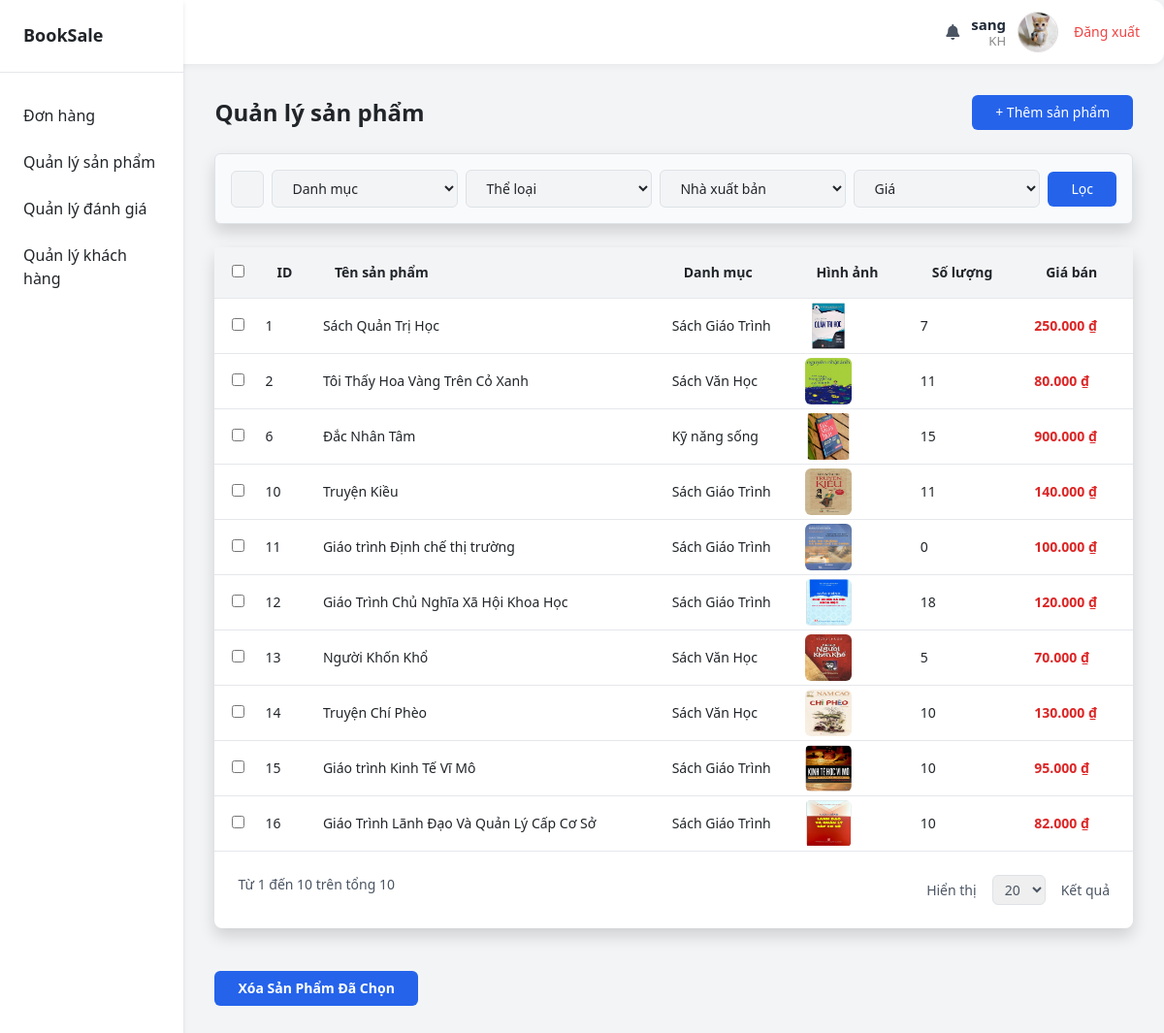
/emp/product (signed in), run on an earlier commit of the app's database.
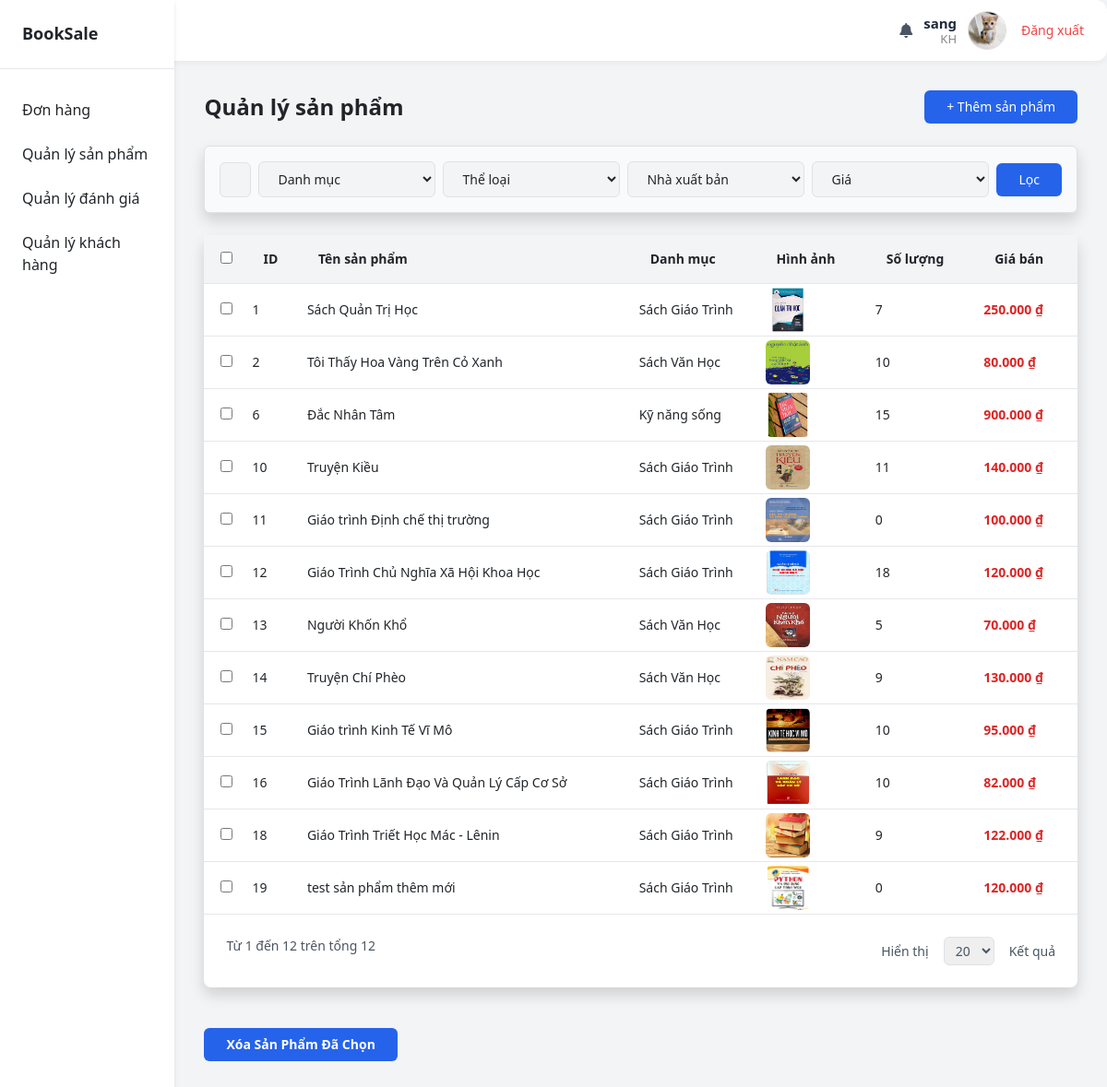
And on a later commit of the database.
### booksale_app/models.py (models this page shows, shortened)
class Product(models.Model):
    product_name = models.CharField(
        max_length = 255,
        blank=False, null=False,
        help_text = "Tên sản phẩm"
    )
    description = models.TextField(
        blank=False, null=False,
        help_text = "Mô tả"
    )
    image = models.ImageField(upload_to='products/', null=True, blank=True)
    cost_price = models.DecimalField(
        max_digits=10,
        decimal_places=3
    )
    sell_price = models.DecimalField(
        max_digits=10,
        decimal_places=3
    )
    quantity = models.PositiveIntegerField(default=0)
    publisher = models.ForeignKey(
        Publisher,
        on_delete=models.CASCADE
    )
    category = models.ForeignKey(
        Category,
        on_delete=models.CASCADE
    )
    genre = models.ManyToManyField(
        'Genre',
        through="Genre_Item")
    cart = models.ManyToManyField(
        'Cart',
        through='Cart_Item'
    )
    order = models.ManyToManyField(
        'Order',
         through="Order_Item"
    )

class Category(models.Model):
    category_name = models.CharField(
        max_length = 255,
        blank=False, null=False,
        help_text = "Tên danh mục"
    )
    description = models.TextField(
        blank=False, null=False,
        help_text = "Mô tả"
    )
    created_at = models.DateTimeField(
        auto_now_add=True
    )
    updated_at = models.DateTimeField(
        auto_now_add=True
    )

### booksale_app/views/admin_view/sanpham.py (the view)
# urls.py: path('emp/product', views.product_list, name='product_list'),
@login_required(login_url='login')
def product_list(request):
    products = Product.objects.all()
    categories = Category.objects.all()
    genres = Genre.objects.all()
    publishers = Publisher.objects.all()
    search = request.GET.get('search', '')
    if search:
        products = products.filter(product_name__icontains=search)
    category = request.GET.get('category', '')
    if category:
        products = products.filter(category_id=category)
    genre = request.GET.get('genre', '')
    if genre:
        products = products.filter(genre__id=genre)
    publisher = request.GET.get('publisher', '')
    if publisher:
        products = products.filter(publisher_id=publisher)
    price_range = request.GET.get('price_range')
    if price_range == "1":
        products = products.filter(sell_price__lt=100000)
    elif price_range == "2":
        products = products.filter(sell_price__gte=100000, sell_price__lte=200000)
    elif price_range == "3":
        products = products.filter(sell_price__gt=200000)
    context = {
        'products': products,
        'categories': categories,
        'genres': genres,
        'publishers': publishers,
    }
    return render(request, 'admin_temp/product/product_list.html', context)

### booksale_app/context_processors.py (called while the page is built)
def categories_and_cart(request):
    context = {
        'categories': Category.objects.all()[:3],  # Lấy 3 categories đầu tiên cho menu
        'cart_count': 0
    }
    if request.user.is_authenticated:
        try:
            customer = Customer.objects.get(user=request.user)
            cart = Cart.objects.filter(customer=customer).first()
            if cart:
                cart_count = Cart_Item.objects.filter(cart=cart).aggregate(
                    total=Sum('quantity')
                )['total'] or 0
                context['cart_count'] = int(cart_count) if cart_count else 0
        except (Customer.DoesNotExist, AttributeError):
            context['cart_count'] = 0
    return context

def global_user_context(request):
    user = request.user
    is_kh = False
    role = None
    if user.is_authenticated:
        is_kh = user.groups.filter(name="KH").exists()
        if user.groups.filter(name="NVBH").exists():
            role = "NVBH"
        elif user.groups.filter(name="NVTK").exists():
            role = "NVTK"
    return {
        "is_kh": is_kh,
        "role": role,
    }

### booksale_app/templates/admin_temp/product/product_list.html (shortened to what the changed rows need)
{% extends "admin_temp/admin_base.html" %}
{% load static %}
{% block content %}
<main class="flex-1 p-8 text-sm">
    <div class="flex justify-between items-center mb-4">
        <h1 class="text-2xl font-semibold">Quản lý sản phẩm</h1>
    </div>
    <form method="POST" action="{% url 'product_bulk_delete' %}">
        <div class="bg-white shadow rounded-lg w-full">
            <table class="w-full text-left">
                <thead>
                    <tr class="bg-gray-100 border-b">
                        <th class="p-3 w-12 text-center">
                            <input type="checkbox" id="select_all_products">
                        </th>
                        <th class="p-3">ID</th>
                        <th class="p-3">Tên sản phẩm</th>
                        <th class="p-3">Danh mục</th>
                        <th class="p-3">Hình ảnh</th>
                        <th class="p-3">Số lượng</th>
                        <th class="p-3">Giá bán</th>
                    </tr>
                </thead>
                <tbody>
                    {% for p in products %}
                    <tr class="border-b hover:bg-gray-50">
                        <td class="p-1 text-center">
                            <input type="checkbox" name="product_ids" value="{{ p.id }}" class="product-checkbox">
                        </td>
                        <td class="p-1 cursor-pointer" onclick="window.location.href='{% url 'product_detail' p.id %}'">{{ p.id }}</td>
                        <td class="p-1 cursor-pointer" onclick="window.location.href='{% url 'product_detail' p.id %}'">{{ p.product_name }}</td>
                        <td class="p-1 cursor-pointer" onclick="window.location.href='{% url 'product_detail' p.id %}'">{{ p.category.category_name }}</td>
                        <td class="p-1 cursor-pointer" onclick="window.location.href='{% url 'product_detail' p.id %}'">
                            {% if p.image %}
                                <img src="{{ p.image.url }}" class="w-12 h-12 rounded" />
                            {% else %}
                                <img src="{% static 'images/default.png' %}" class="w-12 h-12 rounded" />
                            {% endif %}
                        </td>
                        <td class="p-1 cursor-pointer" onclick="window.location.href='{% url 'product_detail' p.id %}'">{{ p.quantity }}</td>
                        <td class="p-1 text-red-600 font-semibold cursor-pointer" onclick="window.location.href='{% url 'product_detail' p.id %}'">{{ p.sell_price }} ₫</td>
                    </tr>
                    {% empty %}
                    <tr>
                        <td colspan="7" class="text-center p-4 text-gray-500">Chưa có sản phẩm nào.</td>
                    </tr>
                    {% endfor %}
                </tbody>
            </table>
            <div class="flex justify-between p-4 text-sm text-gray-600">
                <p>Từ 1 đến {{ products|length }} trên tổng {{ products|length }}</p>
                <div class="flex items-center gap-3">
                    <span>Hiển thị</span>
                    <select class="border rounded px-2 py-1">
                    </select>
                    <span>Kết quả</span>
                </div>
            </div>
        </div>
        <br>
    </form>
</main>
{% endblock %}

What changed in the data, as far as the page shows it:
changed Product "Tôi Thấy Hoa Vàng Trên Cỏ Xanh": quantity "11" → "10"
changed Product "Truyện Chí Phèo": quantity "10" → "9"
added Product: id "18", product_name "Giáo Trình Triết Học Mác - Lênin", category.category_name "Sách Giáo Trình", image (picture), quantity "9", sell_price "122.000"
added Product: id "19", product_name "test sản phẩm thêm mới", category.category_name "Sách Giáo Trình", image (picture), quantity "0", sell_price "120.000"
Also different on the page:
{{ products|length }}: "10" → "12"
